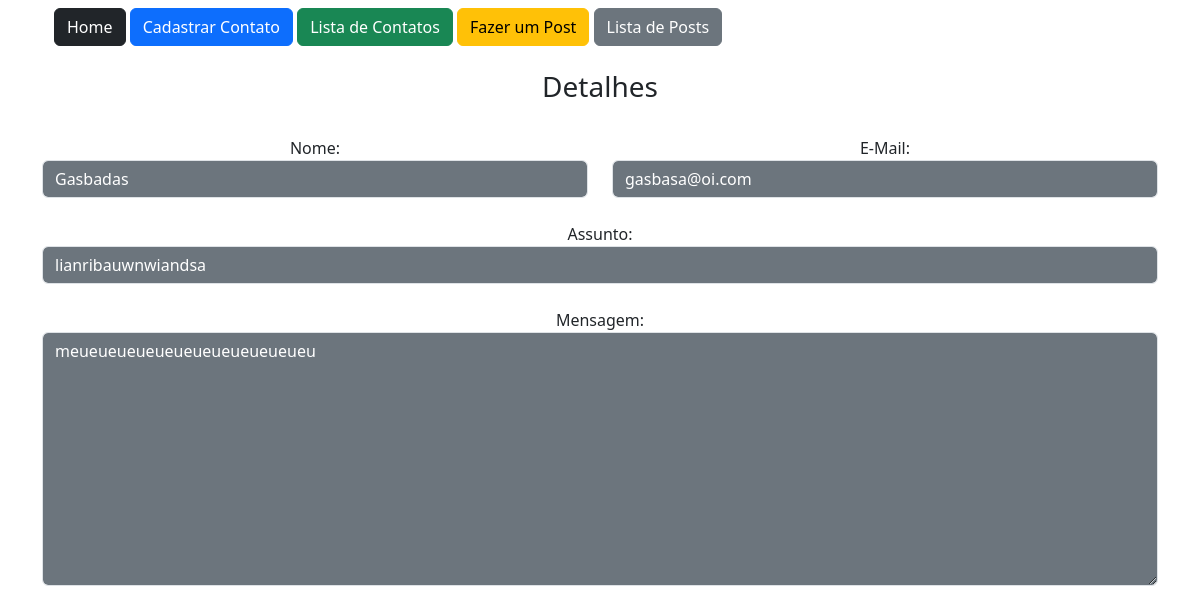
Page /contato/2 (signed in) on the committed database.
### app/models.py (models this page shows)
class Contato(db.Model):
    id = db.Column(db.Integer, primary_key=True)
    data_envio = db.Column(db.DateTime, default=datetime.now)
    nome = db.Column(db.String, nullable=True)
    email = db.Column(db.String, nullable=True)
    assunto = db.Column(db.String, nullable=True)
    mensagem = db.Column(db.String, nullable=True)
    respondido = db.Column(db.Integer, default=0)

### app/view.py (the view)
@app.route('/contato/<int:id>')
@login_required
def contatoDetail(id):
    obj=Contato.query.get(id)
    return render_template('contato_detail.html', obj=obj)

### app/models.py (called while the page is built)
@login_manager.user_loader
def load_user(user_id):
    return User.query.get(int(user_id))

### app/templates/contato_detail.html
{% extends 'base.html' %}
{% block content %}
    <div class="container">
        {% include 'nav.html' %}
        <div class="row mt-4 text-center">
            <h3>Detalhes</h3>
            <div class="col-md-6 mt-4 text-center">
                Nome:
                <input type="text" value="{{obj.nome}}" class="form-control bg-secondary text-white" radeonly>
            </div>
            <div class="col-md-6 mt-4 text-center">
                E-Mail:
                <input type="text" value="{{obj.email}}" class="form-control bg-secondary text-white" radeonly>
            </div>
            <div class="col-md-12 mt-4 text-center">
                Assunto:
                <input type="text" value="{{obj.assunto}}" class="form-control bg-secondary text-white" radeonly>
            </div>
            <div class="col-md-12 mt-4 text-center">
                Mensagem:
                <textarea type="text" rows="10" class="form-control bg-secondary text-white" redeonly>{{obj.mensagem}}</textarea>
            </div>
        </div>
    </div>
{% endblock %}

### rows in the picture
Contato: nome "Gasbadas", email "gasbasa@oi.com", assunto "lianribauwnwiandsa", mensagem "meueueueueueueueueueueueueu"
